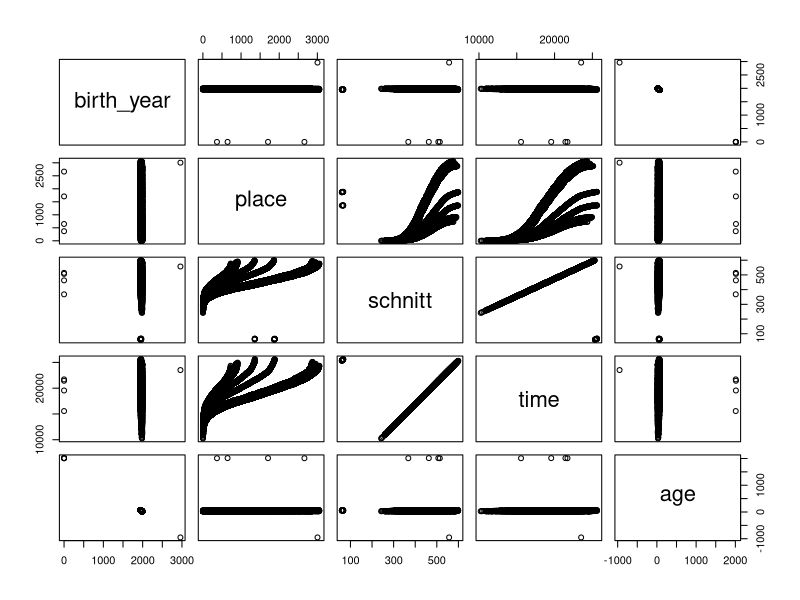
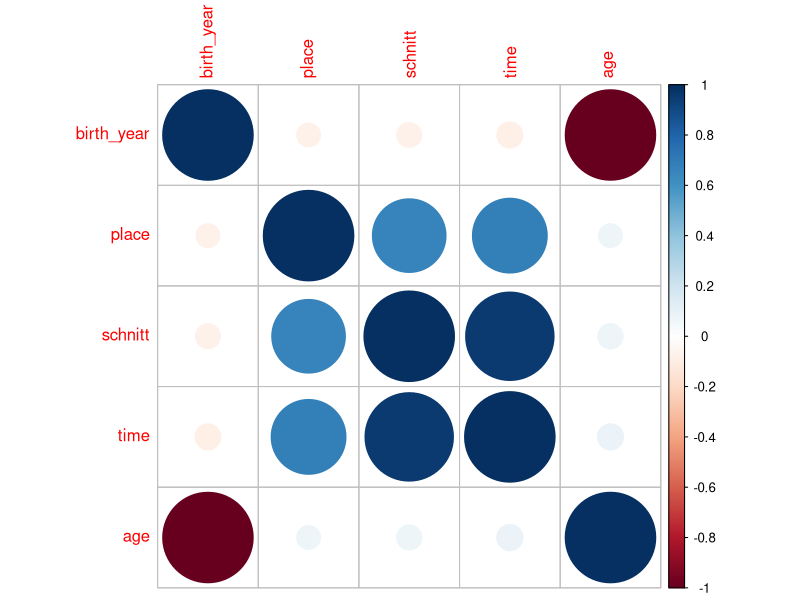
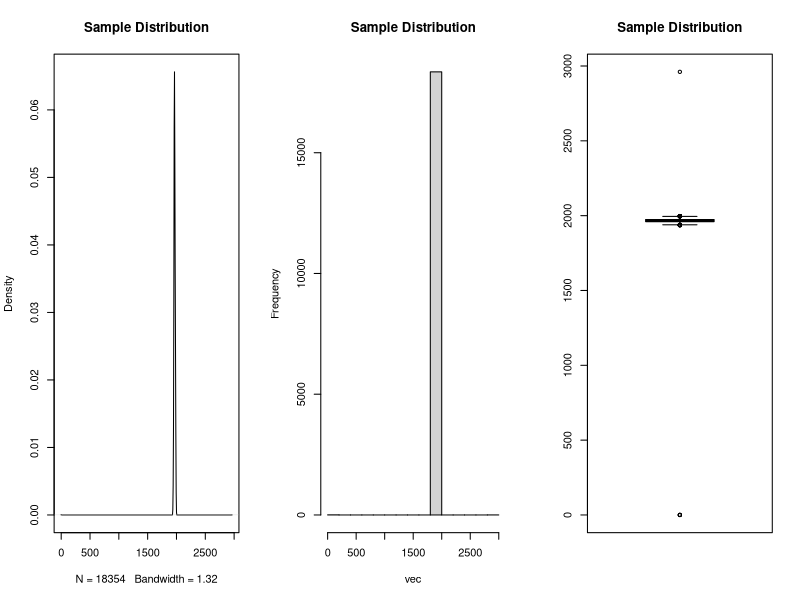
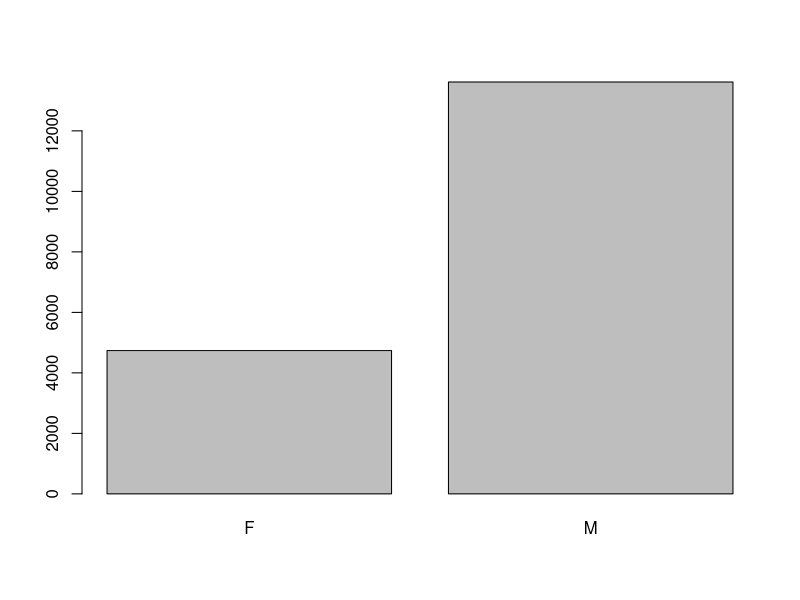
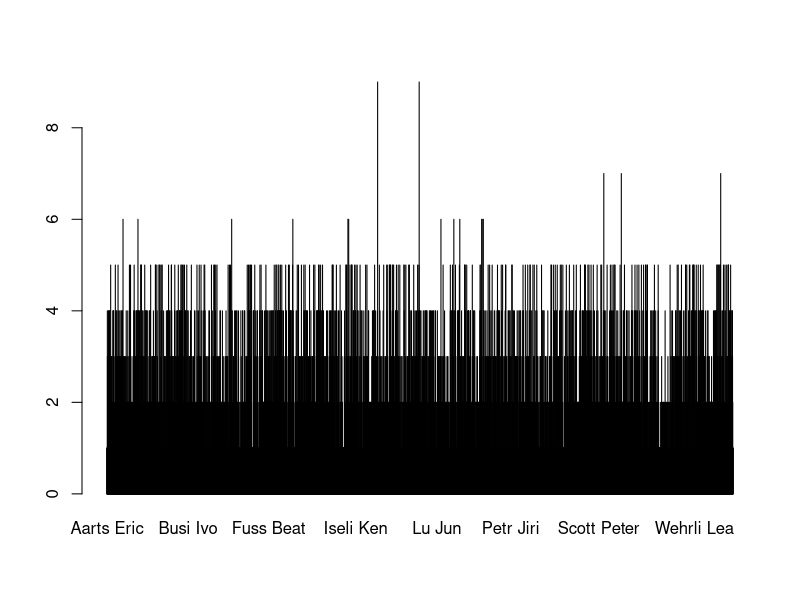
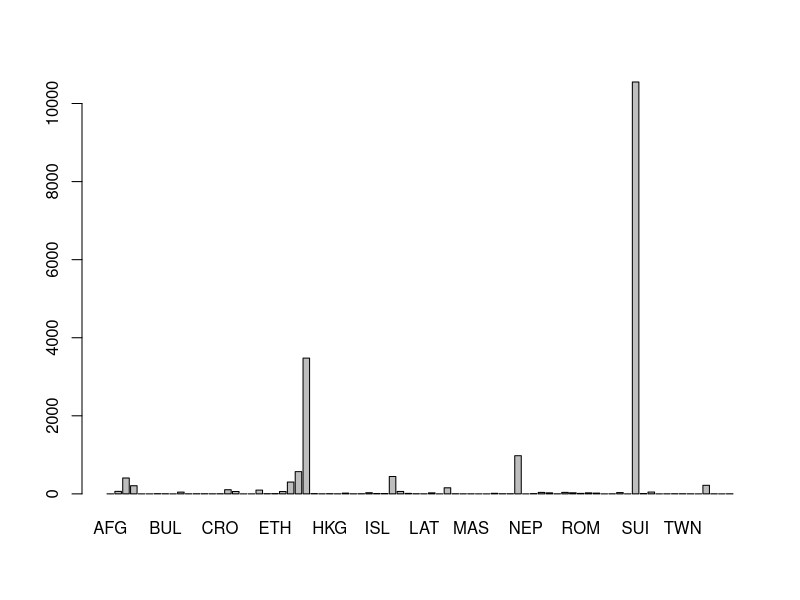
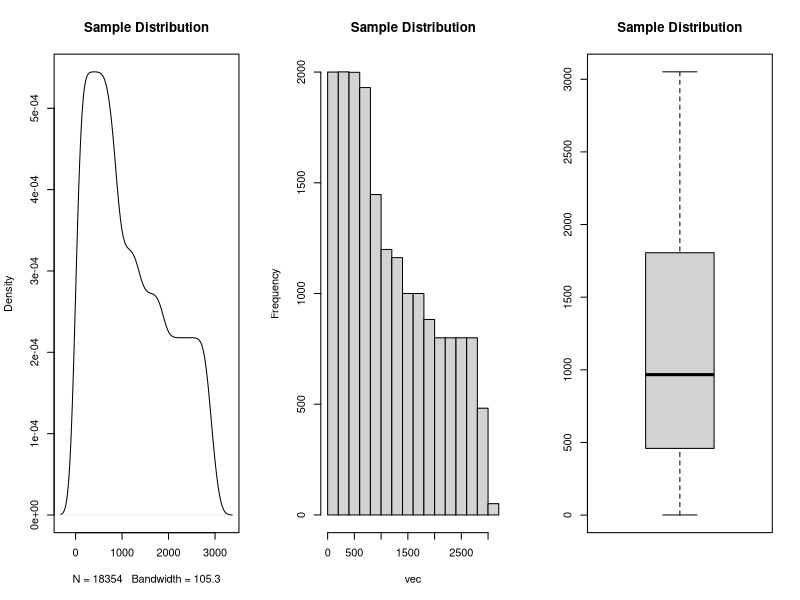
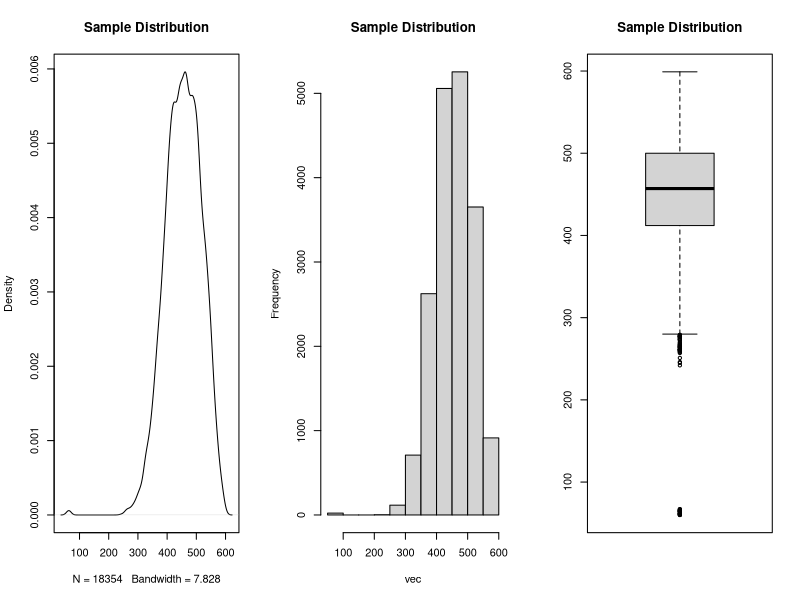

The R script that drew these images, in order:
# David Richard Steinmetz
# Web scraping project
# NYC Data Science Academy
# Last modified: 2016-08-14



# Functions ---------------------------------------------------------------

# Investigate New Dataset
open_sesame <- function(data){
  print('----------------------Variables---------------------')
  print(names(data))
  print('----------------------Structure---------------------')
  str(data)
  print('------------------------Head------------------------')
  print(head(data))
  print('-----------------------Summary----------------------')
  print(summary(data))
  print('-----------------Standard Deviation-----------------')
  num <- sapply(data, class) %in% c('integer','numeric')
  print(sapply(data[num], sd))
  # ----------------------Missingness------------------------
  print('----------------------Total NAs---------------------')
  total_na <- sum(is.na(data))
  if (total_na > 0){
    print(total_na)
  } else {
    print('No missing values')
  }
  print('-------------------Columns with NAs-----------------')
  if (total_na > 0){
    print(names(heptathlon)[colSums(is.na(head(heptathlon))) > 0])
  } else {
    print('No missing values')
  }
  # ---------------Plot pairwise variables-------------------
  plot(data[,num])
}

# Univariate EDA
uni_eda <- function(vec){
  # SOCS - Shape, Outliers, Center, Spread
  if (class(vec) %in% c('integer', 'numeric')) {
    par(mfcol=c(3,1), mfrow=c(1,3))
    plot(density(vec), main='Sample Distribution') # Shape
    hist(vec, main='Sample Distribution') # Shape
    boxplot(vec, main='Sample Distribution') # Outliers
    par(mfcol=c(1,1), mfrow=c(1,1))
    print(summary(vec)) # Center, Spread
    print(paste('Standard deviation:', round(sd(vec),4))) # Spread
    print(paste('Variance:', round(var(vec),4))) # Spread
  } else if (class(vec) %in% c('factor', 'character')) {
    barplot(table(vec)) # Shape
    print(table(vec)) # Shape
    print(summary(vec)) # Center
  }
}


# Wait for Enter keystroke to continue function
readkey <- function()
{
  cat ("Press [enter] to continue, type 'q' to quit")
  line <- readline()
}


# EDA ---------------------------------------------------------------------

# Load libraries
library(data.table)

# Load data
setwd('D:/Projects/DataScienceBootcamp/23_Project3_Web_Scraping/02_Selfgen/')
dt <- fread('data.csv')

# Transform data
dt[, gender:=as.factor(gender)]
dt[, nat:=as.factor(nat)]
dt[, year:=as.factor(year)]

# Investigate new dataset
df = as.data.frame(dt)
open_sesame(df)
isnum = sapply(df, class) %in% c('integer', 'numeric')
library(corrplot)
cor(df[,isnum])
corrplot(cor(df[,isnum]))

for (col in 1:length(dt)) {
  uni_eda(as.vector(dt[[col]]))
  print(paste('Variable name:', names(dt)[col]))
  if(readkey() == 'q') break
}





